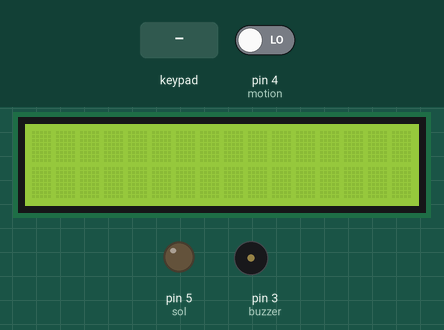
The sketch below on a simulated Arduino Uno, built with avr-gcc and run on an emulated ATmega328P. Shown: 16×2 character LCD, output pins drawn as LEDs (lit = HIGH), buzzer (waves = sounding, pin HIGH). The test bench sets the inputs (shaded band); at power-on: pin 4 (motion) LOW. WiFi joins after 1.5 s; servers stay silent unless stated; what the sketch prints to the serial monitor is not drawn.

Above: at 3.0 s.
3.1 s: keypad keys 1 2 3 A B C # pressed 0.4 s apart
At 5.9 s:
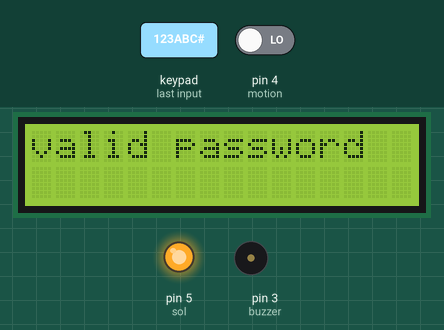
8.9 s: key '#' pressed
At 9.8 s:
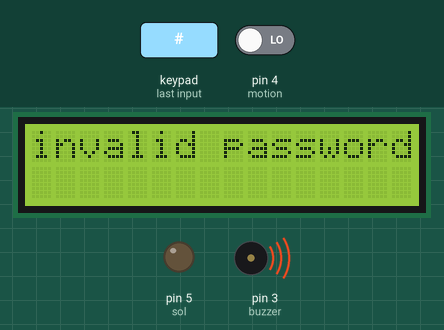
11.9 s: key '*' pressed
At 13.1 s:
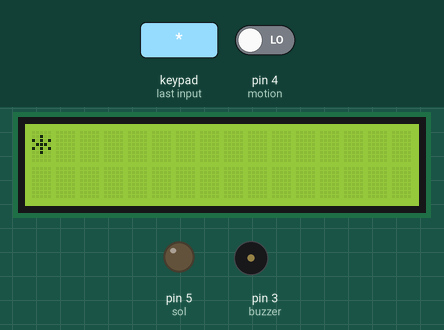
13.4 s: keypad keys 1 2 3 A B C D pressed 0.4 s apart
At 16.2 s:
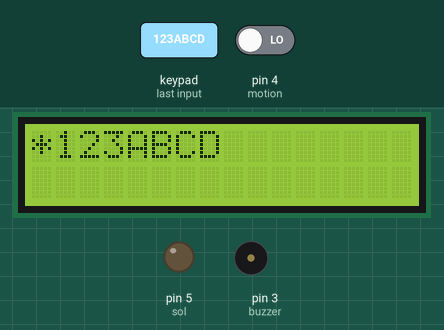
17.7 s: keypad keys 1 2 3 A B C * pressed 0.4 s apart
At 20.8 s:
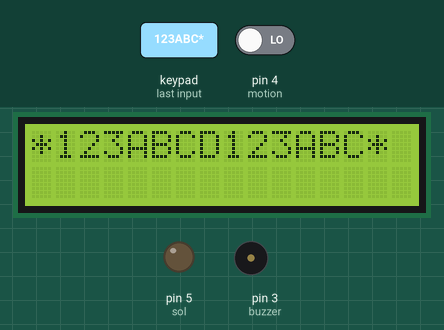
22.0 s: key 'A' pressed
At 22.4 s:
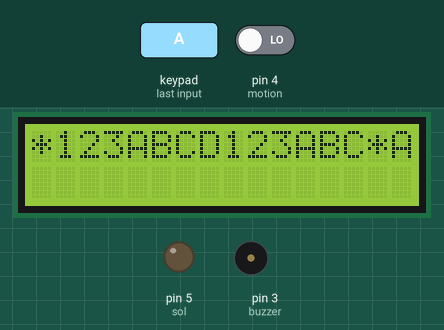
Timing chart, 0 to 24.5 s (numbered marks = the images above; inputs shaded):
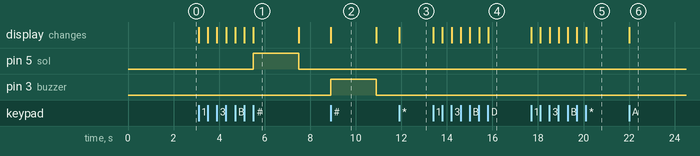

Measured:
- after the input at 3.1 s, pin 5 (sol): LOW → HIGH after 2.4 s, → LOW 2.0 s later; the display: first changes at once (image 1 shows a later state)
- after the input at 8.9 s, pin 3 (buzzer): LOW → HIGH at once, → LOW 2.0 s later; the display: changes at once (image 2)
- after the input at 11.9 s, the display: changes at once (image 3)
- after the input at 13.4 s, the display: first changes at once (image 4 shows a later state)
- after the input at 17.7 s, the display: first changes at once (image 5 shows a later state)
- after the input at 22.0 s, the display: changes at once (image 6)
- what the display in image 1 shows lasts 2.0 s, from 5.5 s to 7.5 s

The sketch:

final.ino
```cpp
/* @file CustomKeypad.pde
|| @version 1.0
|| @author Alexander Brevig
|| @contact alexanderbrevig@gmail.com
||
|| @description
|| | Demonstrates changing the keypad size and key values.
|| #
*/
#include <Keypad.h>
#include <LiquidCrystal.h>
#define BLYNK_PRINT Serial
#include <ESP8266_Lib.h>
#include <BlynkSimpleShieldEsp8266.h>

char auth[] = "ehdd6gkTx1XESNkAEB8s1r3dg1iWxwBm";

// Your WiFi credentials.
// Set password to "" for open networks.
char ssid[] = "Shabazz";
char pass[] = "shabaz123";

// Hardware Serial on Mega, Leonardo, Micro...
#define EspSerial Serial
#define ESP8266_BAUD 115200

ESP8266 wifi(&EspSerial);

const byte ROWS = 4; /* four rows */
const byte COLS = 4; /* four columns */
/* define the symbols on the buttons of the keypads */
char hexaKeys[ROWS][COLS] = {
  {'1','2','3','A'},
  {'4','5','6','B'},
  {'7','8','9','C'},
  {'*','0','#','D'}
};
byte rowPins[ROWS] = {10, 11, 12, 13}; /* connect to the row pinouts of the keypad */
byte colPins[COLS] = {6, 7, 8, 9}; /* connect to the column pinouts of the keypad */

/* initialize an instance of class NewKeypad */
Keypad customKeypad = Keypad( makeKeymap(hexaKeys), rowPins, colPins, ROWS, COLS);
const int rs = A0, en = A1, d4 = A2, d5 = A3, d6 = A4, d7 = A5;
LiquidCrystal lcd(rs, en, d4, d5, d6, d7);

# define sol 5
# define motion 4
#define buzzer 3
void setup(){
pinMode(sol,OUTPUT);
pinMode(motion,INPUT);
pinMode(buzzer,OUTPUT);
lcd.begin(16, 2);
delay(10);
  // Set ESP8266 baud rate
  EspSerial.begin(ESP8266_BAUD);
  delay(10);

  Blynk.begin(auth, wifi, ssid, pass);
}
String password="123ABC",s="";
void loop(){
  Blynk.run();
  char customKey = customKeypad.getKey();
  if (customKey!='#')
  {
  if(customKey!=0){
    Serial.println(customKey);
    s=s+String(customKey);
    lcd.clear();
    lcd.print(s);
  }
  }
  else
  {
    //s=s+String('\0');
    if(s==password)
    {
      lcd.clear();
      lcd.print("valid password");
      digitalWrite(sol,HIGH);
      delay(2000);
      digitalWrite(sol,LOW);
      Blynk.notify("valid password entered");
    }
    else
    {
      lcd.clear();
      lcd.print("invalid password");
      Blynk.notify("invalid password entered");
      digitalWrite(buzzer,HIGH);
      delay(2000);
      digitalWrite(buzzer,LOW);
    }
    s="";
    lcd.clear();
    }
    if(digitalRead(motion)==1)
    {
            digitalWrite(buzzer,HIGH);
      delay(2000);
      digitalWrite(buzzer,LOW);
      delay(1000);
      Blynk.notify("motion detected");


    }
  }
```
